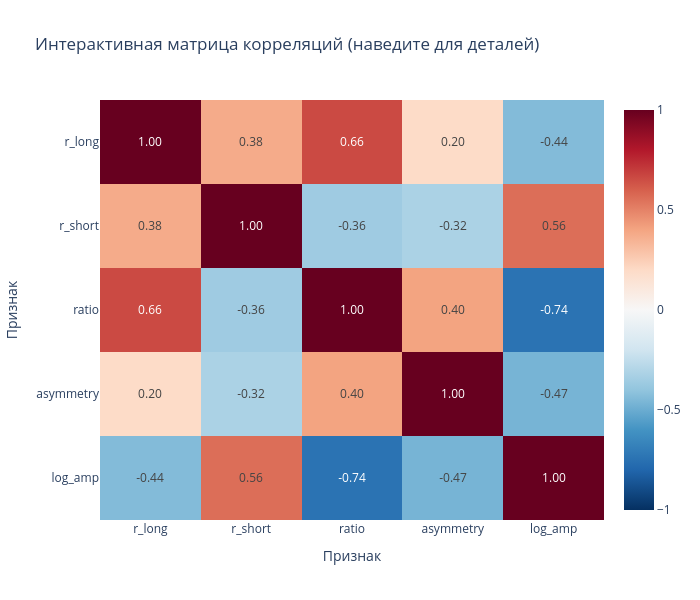

The cell this chart's notebook holds for it:
### Code cell
import plotly.express as px

corr = feat.corr().round(3)
fig = px.imshow(
    corr,
    text_auto='.2f',
    aspect='auto',
    color_continuous_scale='RdBu_r',
    zmin=-1, zmax=1,
    title='Интерактивная матрица корреляций (наведите для деталей)'
)
fig.update_layout(
    xaxis_title='Признак',
    yaxis_title='Признак',
    height=600,
    width=700
)
fig.show()
# Для сохранения: fig.write_html('correlation_map.html')

### Figure 1 — Plotly figure (JSON) as saved in the notebook; plotly's stock layout.template omitted (floating-point values rounded to 4 significant figures)
{"data": [{"coloraxis": "coloraxis", "hovertemplate": "x: %{x}<br>y: %{y}<br>color: %{z}<extra></extra>", "name": "0", "texttemplate": "%{z:.2f}", "type": "heatmap", "x": ["r_long", "r_short", "ratio", "asymmetry", "log_amp"], "xaxis": "x", "y": ["r_long", "r_short", "ratio", "asymmetry", "log_amp"], "yaxis": "y", "z": [[1.0, 0.378, 0.66, 0.195, -0.439], [0.378, 1.0, -0.36, -0.321, 0.56], [0.66, -0.36, 1.0, 0.404, -0.743], [0.195, -0.321, 0.404, 1.0, -0.469], [-0.439, 0.56, -0.743, -0.469, 1.0]]}], "layout": {"coloraxis": {"cmax": 1, "cmin": -1, "colorscale": [[0, "rgb(5,48,97)"], [0.1, "rgb(33,102,172)"], [0.2, "rgb(67,147,195)"], [0.3, "rgb(146,197,222)"], [0.4, "rgb(209,229,240)"], [0.5, "rgb(247,247,247)"], [0.6, "rgb(253,219,199)"], [0.7, "rgb(244,165,130)"], [0.8, "rgb(214,96,77)"], [0.9, "rgb(178,24,43)"], [1, "rgb(103,0,31)"]]}, "height": 600, "title": {"text": "Интерактивная матрица корреляций (наведите для деталей)"}, "width": 700, "xaxis": {"anchor": "y", "domain": [0, 1], "title": {"text": "Признак"}}, "yaxis": {"anchor": "x", "autorange": "reversed", "domain": [0, 1], "title": {"text": "Признак"}}}}
